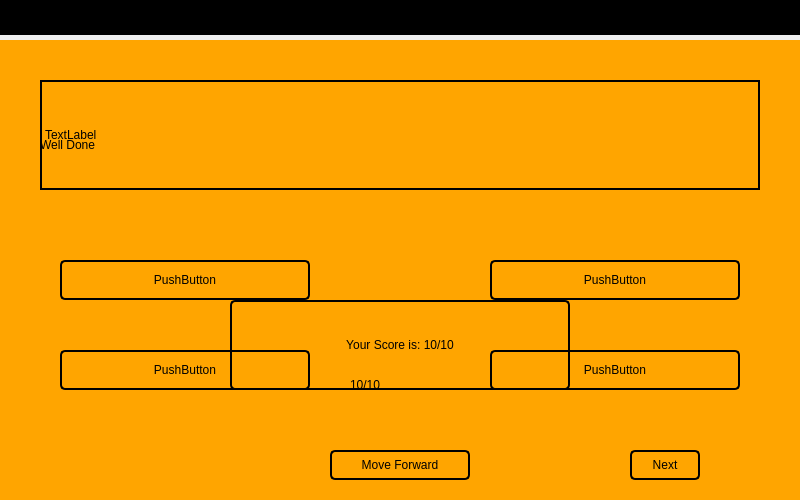
<?xml version="1.0" encoding="UTF-8"?>
<ui version="4.0">
 <class>Dialog</class>
 <widget class="QDialog" name="Dialog">
  <property name="geometry">
   <rect>
    <x>0</x>
    <y>0</y>
    <width>800</width>
    <height>500</height>
   </rect>
  </property>
  <property name="windowTitle">
   <string>Dialog</string>
  </property>
  <widget class="QLabel" name="label">
   <property name="geometry">
    <rect>
     <x>0</x>
     <y>0</y>
     <width>800</width>
     <height>35</height>
    </rect>
   </property>
   <property name="styleSheet">
    <string notr="true">QLabel{
background-color: black;
}</string>
   </property>
   <property name="text">
    <string/>
   </property>
  </widget>
  <widget class="QLabel" name="label_2">
   <property name="geometry">
    <rect>
     <x>0</x>
     <y>40</y>
     <width>800</width>
     <height>460</height>
    </rect>
   </property>
   <property name="layoutDirection">
    <enum>Qt::LeftToRight</enum>
   </property>
   <property name="styleSheet">
    <string notr="true">QLabel{
background-color: orange;
text-align: center;}</string>
   </property>
   <property name="text">
    <string/>
   </property>
  </widget>
  <widget class="QLabel" name="label_3">
   <property name="geometry">
    <rect>
     <x>40</x>
     <y>80</y>
     <width>720</width>
     <height>110</height>
    </rect>
   </property>
   <property name="styleSheet">
    <string notr="true">QLabel{
border: 2px solid black;
}</string>
   </property>
   <property name="text">
    <string>TextLabel</string>
   </property>
  </widget>
  <widget class="QPushButton" name="pushButton">
   <property name="geometry">
    <rect>
     <x>60</x>
     <y>260</y>
     <width>250</width>
     <height>40</height>
    </rect>
   </property>
   <property name="styleSheet">
    <string notr="true">QPushButton{
background-color: rgba(0, 0, 0, 0);
color: black;
border: 2px solid black;
border-radius: 5;
font: 22pt &quot;Medula One&quot;;
}</string>
   </property>
   <property name="text">
    <string>PushButton</string>
   </property>
  </widget>
  <widget class="QPushButton" name="pushButton_2">
   <property name="geometry">
    <rect>
     <x>490</x>
     <y>350</y>
     <width>250</width>
     <height>40</height>
    </rect>
   </property>
   <property name="styleSheet">
    <string notr="true">QPushButton{
background-color: rgba(0, 0, 0, 0);
color: black;
border: 2px solid black;
border-radius: 5;
font: 22pt &quot;Medula One&quot;;
}</string>
   </property>
   <property name="text">
    <string>PushButton</string>
   </property>
  </widget>
  <widget class="QPushButton" name="pushButton_3">
   <property name="geometry">
    <rect>
     <x>490</x>
     <y>260</y>
     <width>250</width>
     <height>40</height>
    </rect>
   </property>
   <property name="styleSheet">
    <string notr="true">QPushButton{
background-color: rgba(0, 0, 0, 0);
color: black;
border: 2px solid black;
border-radius: 5;
font: 22pt &quot;Medula One&quot;;
}</string>
   </property>
   <property name="text">
    <string>PushButton</string>
   </property>
  </widget>
  <widget class="QPushButton" name="pushButton_4">
   <property name="geometry">
    <rect>
     <x>60</x>
     <y>350</y>
     <width>250</width>
     <height>40</height>
    </rect>
   </property>
   <property name="styleSheet">
    <string notr="true">QPushButton{
background-color: rgba(0, 0, 0, 0);
color: black;
border: 2px solid black;
border-radius: 5;
font: 22pt &quot;Medula One&quot;;
}</string>
   </property>
   <property name="text">
    <string>PushButton</string>
   </property>
  </widget>
  <widget class="QPushButton" name="pushButton_5">
   <property name="geometry">
    <rect>
     <x>630</x>
     <y>450</y>
     <width>70</width>
     <height>30</height>
    </rect>
   </property>
   <property name="styleSheet">
    <string notr="true">QPushButton{
background-color: rgba(0, 0, 0, 0);
color: black;
border: 2px solid black;
border-radius: 5;
font: 22pt &quot;Medula One&quot;;
}</string>
   </property>
   <property name="text">
    <string>Next</string>
   </property>
  </widget>
  <widget class="QPushButton" name="pushButton_6">
   <property name="geometry">
    <rect>
     <x>330</x>
     <y>450</y>
     <width>140</width>
     <height>30</height>
    </rect>
   </property>
   <property name="cursor">
    <cursorShape>PointingHandCursor</cursorShape>
   </property>
   <property name="styleSheet">
    <string notr="true">QPushButton{
background-color: rgba(0, 0, 0, 0);
color: black;
border: 2px solid black;
border-radius: 5;
font: 22pt &quot;Medula One&quot;;
}</string>
   </property>
   <property name="text">
    <string>Move Forward</string>
   </property>
  </widget>
  <widget class="QLabel" name="label_4">
   <property name="geometry">
    <rect>
     <x>40</x>
     <y>80</y>
     <width>720</width>
     <height>130</height>
    </rect>
   </property>
   <property name="text">
    <string>Well Done</string>
   </property>
  </widget>
  <widget class="QPushButton" name="pushButton_7">
   <property name="geometry">
    <rect>
     <x>230</x>
     <y>300</y>
     <width>340</width>
     <height>90</height>
    </rect>
   </property>
   <property name="styleSheet">
    <string notr="true">QPushButton{
background-color: rgba(0, 0, 0, 0);
color: black;
border: 2px solid black;
border-radius: 5;
font: 42pt &quot;Medula One&quot;;
}</string>
   </property>
   <property name="text">
    <string>Your Score is: 10/10</string>
   </property>
  </widget>
  <widget class="QLabel" name="label_5">
   <property name="geometry">
    <rect>
     <x>350</x>
     <y>360</y>
     <width>100</width>
     <height>50</height>
    </rect>
   </property>
   <property name="text">
    <string>10/10</string>
   </property>
  </widget>
 </widget>
 <resources/>
 <connections/>
</ui>
